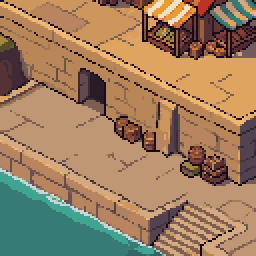
#> input picture hubgen/wave23/_inp-crop1.png, 128 x 128 px (shown 2 times larger)
$ python inp.py
#> lines starting #> are read from the running program, lines starting #| are printed output that depends on the picture; after the words box and inside, x2 and y2 are one past the last pixel; in counts of white or black regions, pixels touching at a corner belong together
#> in main, im is the input picture: PIL image 128x128 RGBA; mean R, G, B, A 155.7, 126.2, 95.6, 255
"""Inpaint via the REST API directly — the MCP layer truncates inline images, so the
image rides in a plain python POST. Discovery mode first: a 422 from the API names the
exact missing/wrong fields and costs nothing; only an accepted body spends generations.

Fills wave23's two harbor doorways with solid wall. Windows are 128x128 crops; only the
masked region of each result is pasted back into the pristine painting.
"""
import base64, json, os, sys, time, urllib.error

sys.path.insert(0, os.path.join(os.path.dirname(os.path.dirname(os.path.abspath(__file__))),
                                "gate-quality", "scripts"))
import pxl  # noqa: E402

HERE = os.path.dirname(os.path.abspath(__file__))
W23 = os.path.join(HERE, "wave23")

DESC = ("a stone harbor wall of continuous sandstone masonry courses beneath a stone quay "
        "walkway, warm golden afternoon light, clean hand-painted pixel art")

# window, mask rect in window coords (x, y, w, h)
JOBS = [
    ("_inp-crop1.png", (42, 30, 36, 38), "fix1"),
    ("_inp-crop2.png", (45, 43, 30, 34), "fix2"),
]


def b64(path):
    return base64.b64encode(open(path, "rb").read()).decode()


def mask_png(size, rect):
#> called with size = (128, 128), rect = (42, 30, 36, 38)
    from PIL import Image
    m = Image.new("L", size, 0)
#> m: PIL image 128x128 L; every value is 0
    x, y, w, h = rect
    for yy in range(y, y + h):
        for xx in range(x, x + w):
            m.putpixel((xx, yy), 255)
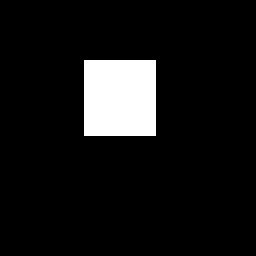
#> m: PIL image 128x128 L (shown 2 times larger); 8.3% white; 1 white region, box (x1, y1, x2, y2) and area: (42, 30, 78, 68) 1368
    import io
    buf = io.BytesIO()
    m.convert("RGB").save(buf, format="PNG")
    return base64.b64encode(buf.getvalue()).decode()


def try_post(path, body):
    try:
        out = pxl.post(path, body)
        return ("ok", out)
    except urllib.error.HTTPError as e:
        detail = e.read().decode("utf8", "ignore")[:1200]
        return ("http %d" % e.code, detail)


def main():
    from PIL import Image
    for crop_name, rect, out_name in JOBS:
        crop_path = os.path.join(W23, crop_name)
        im = Image.open(crop_path)
        body = {
            "description": DESC,
            "image_size": {"width": im.size[0], "height": im.size[1]},
            "inpainting_image": {"type": "base64", "base64": b64(crop_path)},
            "mask_image": {"type": "base64", "base64": mask_png(im.size, rect)},
        }
        st = out = None
        for ep in ("/v1/inpaint", "/v2/inpaint-image", "/v1/edit-image-inpaint",
                   "/v1/generate-image-inpaint", "/v2/inpaint"):
            st, out = try_post(ep, body)
            print(crop_name, ep, "->", st, flush=True)
            if st == "ok":
                break
            if not st.startswith("http 404"):
                print(out, flush=True)
                return
        if st != "ok":
            print("no endpoint found", flush=True)
            return
        p = os.path.join(W23, out_name + ".png")
        pxl.save_result(out, p)
        print("saved", p, flush=True)


if __name__ == "__main__":
    main()
#> (the call stopped at in try_post, `out = pxl.post(path, body)`: pxl is not available in this run)

$ run again, with hubgen/wave23/_inspect-town-left.png copied over hubgen/wave23/_inp-crop1.png
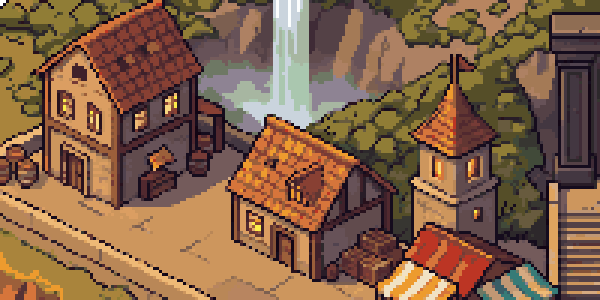
#> input picture hubgen/wave23/_inspect-town-left.png, 600 x 300 px
#> in main, im is the input picture: PIL image 600x300 RGBA; mean R, G, B, A 131, 97.2, 71.6, 255
#> after the loop in mask_png, `for yy in range(y, y + h):`:
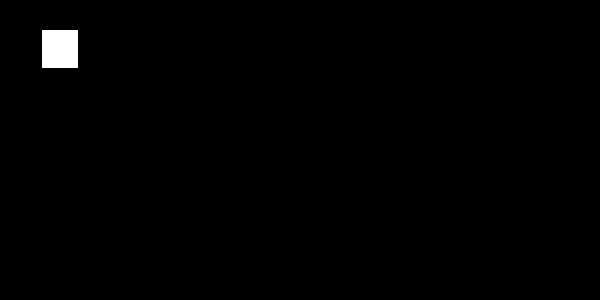
#> m: PIL image 600x300 L; 0.76% white; 1 white region, box (x1, y1, x2, y2) and area: (42, 30, 78, 68) 1368

$ run again, with hubgen/wave23/_inspect-town-right.png copied over hubgen/wave23/_inp-crop1.png
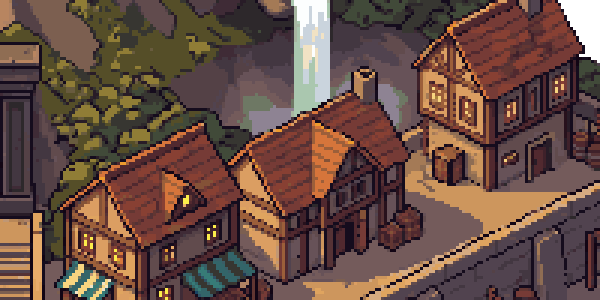
#> input picture hubgen/wave23/_inspect-town-right.png, 600 x 300 px
#> in main, im is the input picture: PIL image 600x300 RGBA; mean R, G, B, A 101.6, 74.9, 65.5, 252.7
#> after the loop in mask_png, `for yy in range(y, y + h):`:
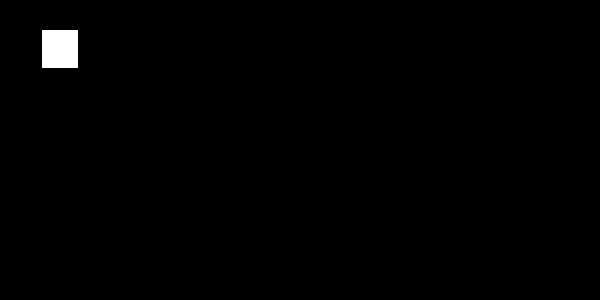
#> m: PIL image 600x300 L; 0.76% white; 1 white region, box (x1, y1, x2, y2) and area: (42, 30, 78, 68) 1368

$ run again, with hubgen/wave23/_inspect-walls-left.png copied over hubgen/wave23/_inp-crop1.png
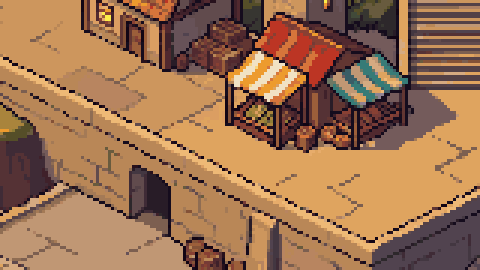
#> input picture hubgen/wave23/_inspect-walls-left.png, 480 x 270 px
#> in main, im is the input picture: PIL image 480x270 RGBA; mean R, G, B, A 157, 114.2, 81.3, 255
#> after the loop in mask_png, `for yy in range(y, y + h):`:
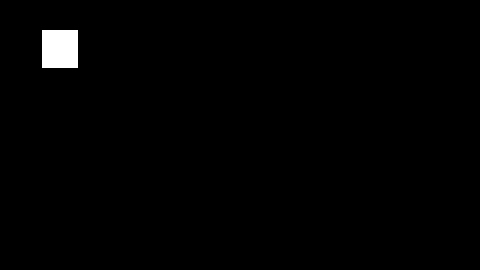
#> m: PIL image 480x270 L; 1.1% white; 1 white region, box (x1, y1, x2, y2) and area: (42, 30, 78, 68) 1368
